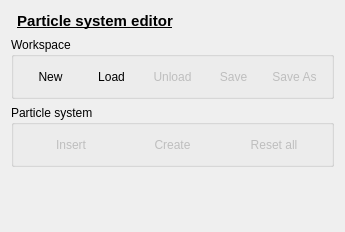
<?xml version="1.0" encoding="UTF-8"?>
<ui version="4.0">
 <class>CWorkspacePage</class>
 <widget class="QWidget" name="CWorkspacePage">
  <property name="geometry">
   <rect>
    <x>0</x>
    <y>0</y>
    <width>337</width>
    <height>232</height>
   </rect>
  </property>
  <property name="sizePolicy">
   <sizepolicy hsizetype="Fixed" vsizetype="Preferred">
    <horstretch>0</horstretch>
    <verstretch>0</verstretch>
   </sizepolicy>
  </property>
  <property name="windowTitle">
   <string>Particle system editor</string>
  </property>
  <layout class="QGridLayout" name="gridLayout_3">
   <item row="0" column="2">
    <widget class="QLabel" name="label">
     <property name="font">
      <font>
       <pointsize>11</pointsize>
       <weight>75</weight>
       <italic>false</italic>
       <bold>true</bold>
       <underline>true</underline>
      </font>
     </property>
     <property name="lineWidth">
      <number>0</number>
     </property>
     <property name="text">
      <string>Particle system editor</string>
     </property>
     <property name="alignment">
      <set>Qt::AlignCenter</set>
     </property>
    </widget>
   </item>
   <item row="2" column="1" colspan="3">
    <widget class="QGroupBox" name="groupBox">
     <property name="title">
      <string>Workspace</string>
     </property>
     <layout class="QGridLayout" name="gridLayout">
      <item row="0" column="1">
       <widget class="QToolButton" name="newToolButton">
        <property name="sizePolicy">
         <sizepolicy hsizetype="Preferred" vsizetype="Preferred">
          <horstretch>0</horstretch>
          <verstretch>0</verstretch>
         </sizepolicy>
        </property>
        <property name="minimumSize">
         <size>
          <width>55</width>
          <height>0</height>
         </size>
        </property>
        <property name="maximumSize">
         <size>
          <width>16777215</width>
          <height>16777215</height>
         </size>
        </property>
        <property name="text">
         <string>New</string>
        </property>
        <property name="icon">
         <iconset resource="object_viewer.qrc">
          <normaloff>:/icons/ic_nel_new.png</normaloff>:/icons/ic_nel_new.png</iconset>
        </property>
        <property name="iconSize">
         <size>
          <width>32</width>
          <height>32</height>
         </size>
        </property>
        <property name="toolButtonStyle">
         <enum>Qt::ToolButtonTextUnderIcon</enum>
        </property>
        <property name="autoRaise">
         <bool>true</bool>
        </property>
       </widget>
      </item>
      <item row="0" column="2">
       <widget class="QToolButton" name="loadToolButton">
        <property name="sizePolicy">
         <sizepolicy hsizetype="Preferred" vsizetype="Preferred">
          <horstretch>0</horstretch>
          <verstretch>0</verstretch>
         </sizepolicy>
        </property>
        <property name="minimumSize">
         <size>
          <width>55</width>
          <height>0</height>
         </size>
        </property>
        <property name="maximumSize">
         <size>
          <width>16777215</width>
          <height>16777215</height>
         </size>
        </property>
        <property name="text">
         <string>Load</string>
        </property>
        <property name="icon">
         <iconset resource="object_viewer.qrc">
          <normaloff>:/icons/ic_nel_particle_system.png</normaloff>:/icons/ic_nel_particle_system.png</iconset>
        </property>
        <property name="iconSize">
         <size>
          <width>32</width>
          <height>32</height>
         </size>
        </property>
        <property name="toolButtonStyle">
         <enum>Qt::ToolButtonTextUnderIcon</enum>
        </property>
        <property name="autoRaise">
         <bool>true</bool>
        </property>
       </widget>
      </item>
      <item row="0" column="4">
       <widget class="QToolButton" name="saveToolButton">
        <property name="enabled">
         <bool>false</bool>
        </property>
        <property name="sizePolicy">
         <sizepolicy hsizetype="Preferred" vsizetype="Preferred">
          <horstretch>0</horstretch>
          <verstretch>0</verstretch>
         </sizepolicy>
        </property>
        <property name="minimumSize">
         <size>
          <width>55</width>
          <height>0</height>
         </size>
        </property>
        <property name="maximumSize">
         <size>
          <width>16777215</width>
          <height>16777215</height>
         </size>
        </property>
        <property name="text">
         <string>Save</string>
        </property>
        <property name="icon">
         <iconset resource="object_viewer.qrc">
          <normaloff>:/icons/ic_nel_save.png</normaloff>:/icons/ic_nel_save.png</iconset>
        </property>
        <property name="iconSize">
         <size>
          <width>32</width>
          <height>32</height>
         </size>
        </property>
        <property name="checkable">
         <bool>false</bool>
        </property>
        <property name="toolButtonStyle">
         <enum>Qt::ToolButtonTextUnderIcon</enum>
        </property>
        <property name="autoRaise">
         <bool>true</bool>
        </property>
       </widget>
      </item>
      <item row="0" column="5">
       <widget class="QToolButton" name="saveAsToolButton">
        <property name="enabled">
         <bool>false</bool>
        </property>
        <property name="sizePolicy">
         <sizepolicy hsizetype="Preferred" vsizetype="Preferred">
          <horstretch>0</horstretch>
          <verstretch>0</verstretch>
         </sizepolicy>
        </property>
        <property name="minimumSize">
         <size>
          <width>55</width>
          <height>0</height>
         </size>
        </property>
        <property name="maximumSize">
         <size>
          <width>16777215</width>
          <height>16777215</height>
         </size>
        </property>
        <property name="text">
         <string>Save As</string>
        </property>
        <property name="icon">
         <iconset resource="object_viewer.qrc">
          <normaloff>:/icons/ic_nel_save_as.png</normaloff>:/icons/ic_nel_save_as.png</iconset>
        </property>
        <property name="iconSize">
         <size>
          <width>32</width>
          <height>32</height>
         </size>
        </property>
        <property name="toolButtonStyle">
         <enum>Qt::ToolButtonTextUnderIcon</enum>
        </property>
        <property name="autoRaise">
         <bool>true</bool>
        </property>
       </widget>
      </item>
      <item row="0" column="3">
       <widget class="QToolButton" name="unloadToolButton">
        <property name="enabled">
         <bool>false</bool>
        </property>
        <property name="sizePolicy">
         <sizepolicy hsizetype="Preferred" vsizetype="Preferred">
          <horstretch>0</horstretch>
          <verstretch>0</verstretch>
         </sizepolicy>
        </property>
        <property name="minimumSize">
         <size>
          <width>55</width>
          <height>0</height>
         </size>
        </property>
        <property name="maximumSize">
         <size>
          <width>16777215</width>
          <height>16777215</height>
         </size>
        </property>
        <property name="text">
         <string>Unload</string>
        </property>
        <property name="icon">
         <iconset resource="object_viewer.qrc">
          <normaloff>:/icons/ic_nel_particle_system_close.png</normaloff>:/icons/ic_nel_particle_system_close.png</iconset>
        </property>
        <property name="iconSize">
         <size>
          <width>32</width>
          <height>32</height>
         </size>
        </property>
        <property name="toolButtonStyle">
         <enum>Qt::ToolButtonTextUnderIcon</enum>
        </property>
        <property name="autoRaise">
         <bool>true</bool>
        </property>
       </widget>
      </item>
     </layout>
    </widget>
   </item>
   <item row="3" column="1" colspan="3">
    <widget class="QGroupBox" name="groupBox_2">
     <property name="title">
      <string>Particle system</string>
     </property>
     <layout class="QGridLayout" name="gridLayout_2">
      <item row="0" column="0">
       <widget class="QToolButton" name="insertToolButton">
        <property name="enabled">
         <bool>false</bool>
        </property>
        <property name="sizePolicy">
         <sizepolicy hsizetype="Preferred" vsizetype="Preferred">
          <horstretch>0</horstretch>
          <verstretch>0</verstretch>
         </sizepolicy>
        </property>
        <property name="minimumSize">
         <size>
          <width>55</width>
          <height>0</height>
         </size>
        </property>
        <property name="maximumSize">
         <size>
          <width>16777215</width>
          <height>16777215</height>
         </size>
        </property>
        <property name="text">
         <string>Insert</string>
        </property>
        <property name="icon">
         <iconset resource="object_viewer.qrc">
          <normaloff>:/icons/ic_nel_open.png</normaloff>:/icons/ic_nel_open.png</iconset>
        </property>
        <property name="iconSize">
         <size>
          <width>32</width>
          <height>32</height>
         </size>
        </property>
        <property name="toolButtonStyle">
         <enum>Qt::ToolButtonTextUnderIcon</enum>
        </property>
        <property name="autoRaise">
         <bool>true</bool>
        </property>
       </widget>
      </item>
      <item row="0" column="1">
       <widget class="QToolButton" name="createToolButton">
        <property name="enabled">
         <bool>false</bool>
        </property>
        <property name="sizePolicy">
         <sizepolicy hsizetype="Preferred" vsizetype="Preferred">
          <horstretch>0</horstretch>
          <verstretch>0</verstretch>
         </sizepolicy>
        </property>
        <property name="minimumSize">
         <size>
          <width>55</width>
          <height>0</height>
         </size>
        </property>
        <property name="maximumSize">
         <size>
          <width>16777215</width>
          <height>16777215</height>
         </size>
        </property>
        <property name="text">
         <string>Create</string>
        </property>
        <property name="icon">
         <iconset resource="object_viewer.qrc">
          <normaloff>:/icons/ic_nel_particles.png</normaloff>:/icons/ic_nel_particles.png</iconset>
        </property>
        <property name="iconSize">
         <size>
          <width>32</width>
          <height>32</height>
         </size>
        </property>
        <property name="toolButtonStyle">
         <enum>Qt::ToolButtonTextUnderIcon</enum>
        </property>
        <property name="autoRaise">
         <bool>true</bool>
        </property>
       </widget>
      </item>
      <item row="0" column="3">
       <widget class="QToolButton" name="resetToolButton">
        <property name="enabled">
         <bool>false</bool>
        </property>
        <property name="sizePolicy">
         <sizepolicy hsizetype="Preferred" vsizetype="Preferred">
          <horstretch>0</horstretch>
          <verstretch>0</verstretch>
         </sizepolicy>
        </property>
        <property name="minimumSize">
         <size>
          <width>55</width>
          <height>0</height>
         </size>
        </property>
        <property name="maximumSize">
         <size>
          <width>16777215</width>
          <height>16777215</height>
         </size>
        </property>
        <property name="text">
         <string>Reset all</string>
        </property>
        <property name="icon">
         <iconset resource="object_viewer.qrc">
          <normaloff>:/icons/ic_nel_reset_all.png</normaloff>:/icons/ic_nel_reset_all.png</iconset>
        </property>
        <property name="iconSize">
         <size>
          <width>32</width>
          <height>32</height>
         </size>
        </property>
        <property name="toolButtonStyle">
         <enum>Qt::ToolButtonTextUnderIcon</enum>
        </property>
        <property name="autoRaise">
         <bool>true</bool>
        </property>
       </widget>
      </item>
     </layout>
    </widget>
   </item>
   <item row="4" column="1" colspan="3">
    <spacer name="verticalSpacer_3">
     <property name="orientation">
      <enum>Qt::Vertical</enum>
     </property>
     <property name="sizeHint" stdset="0">
      <size>
       <width>0</width>
       <height>0</height>
      </size>
     </property>
    </spacer>
   </item>
   <item row="0" column="3">
    <spacer name="horizontalSpacer_2">
     <property name="orientation">
      <enum>Qt::Horizontal</enum>
     </property>
     <property name="sizeHint" stdset="0">
      <size>
       <width>40</width>
       <height>20</height>
      </size>
     </property>
    </spacer>
   </item>
  </layout>
 </widget>
 <resources>
  <include location="object_viewer.qrc"/>
 </resources>
 <connections/>
</ui>
